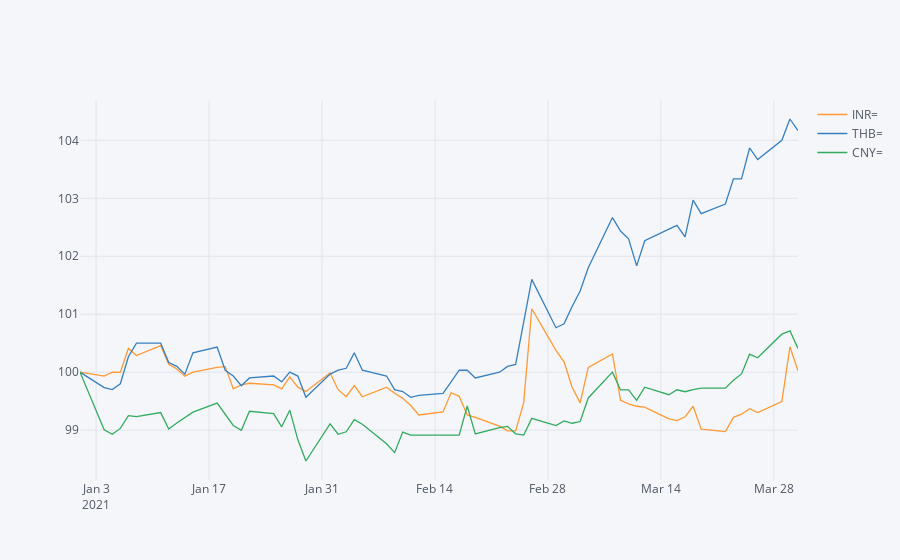
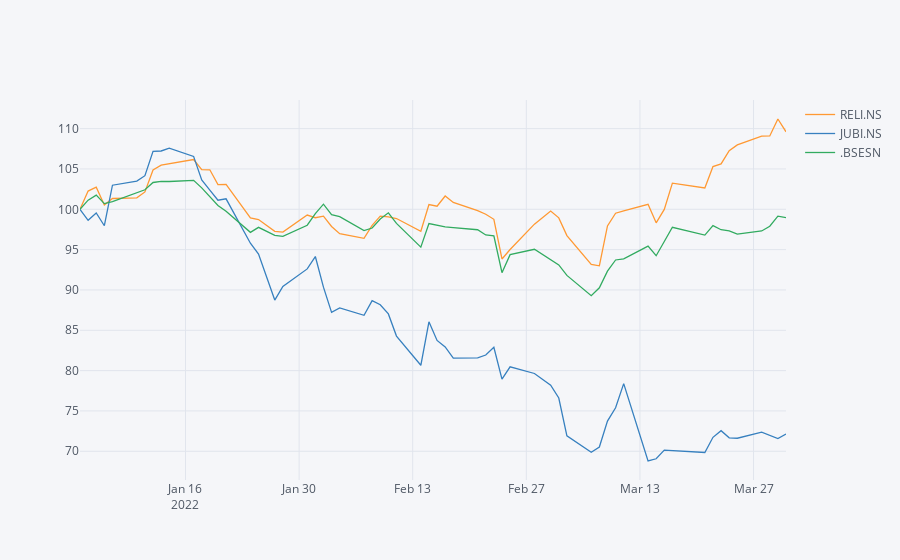

Notebook source saved alongside these figures, in order:
### Code cell
### Getting Timeseries for FX closing price.
data1 = ek.get_timeseries(['INWD2ONLC','INR=', 'THB=','CNY='],  # the RICs
                         fields='CLOSE',  # close field
                         start_date='2021-01-01',  # start date
                         end_date='2021-03-31')  # end date
data1.normalize().iplot()

### Getting Timeseries for EQUITY RICS.
data2 = ek.get_timeseries(rics[:3],  # the RICs
                         fields='CLOSE',  # close field
                         start_date='2022-01-01',  # start date
                         end_date='2022-03-31')  # end date
data2.normalize().iplot()
